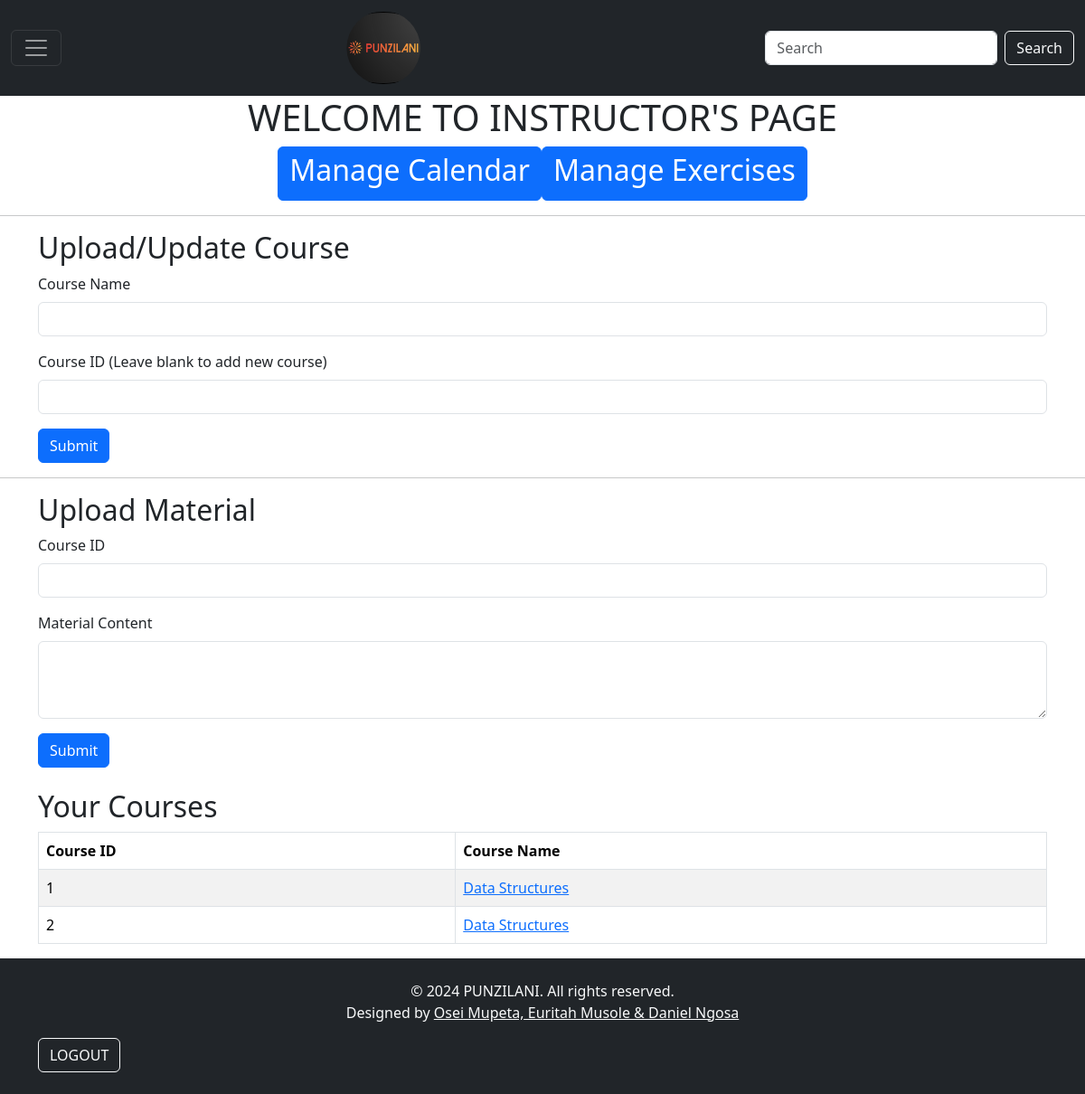
Screenshot of /instructor.php (signed in) with the database file from the repository.
### tables this page shows
CREATE TABLE `courses` (
  `course_id` int(11) NOT NULL,
  `course_name` varchar(100) NOT NULL,
  `instructor_id` int(11) DEFAULT NULL,
  `material_file` blob DEFAULT NULL
);

### instructor.php (the view, shortened to what this page needs)
<?php
include("db_connection.php");
$sql = "SELECT * FROM courses WHERE instructor_id = ?";
$stmt = $conn->prepare($sql);
$stmt->bind_param("i", $_SESSION['user_id']);
$stmt->execute();
$result = $stmt->get_result();
$courses = $result->fetch_all(MYSQLI_ASSOC);
?>
<!DOCTYPE html>
<html lang="en">
<head>
    <link href="https://cdn.jsdelivr.net/npm/bootstrap@5.3.3/dist/css/bootstrap.min.css" rel="stylesheet">
</head>
<body>
<nav class="navbar navbar-dark bg-dark">
    <div class="container-fluid">
        <button class="navbar-toggler" type="button" data-bs-toggle="offcanvas" data-bs-target="#sidebar">
            <span class="navbar-toggler-icon"></span>
        </button>
        <a class="navbar-brand" href="#"><img src="lo.png" class="round-image" alt="IMG"></a>
        <form class="d-flex">
            <input class="form-control me-2" type="search" placeholder="Search" aria-label="Search">
            <button class="btn btn-outline-light" type="submit">Search</button>
        </form>
    </div>
</nav>
<h1 class="text-center">WELCOME TO INSTRUCTOR'S PAGE</h1>
<div class="text-center">
<div class="btn-group">
<a href="manage_calendar.php"><button type="button"  class="btn btn-primary"><h2>Manage Calendar</h2></button></a>
<a href="create_quiz.php"><button type="button" class="btn btn-primary"><h2>Manage Exercises</h2></button></a>
</div>
</div>
<hr>
<div class="container mt-3">
    <h2>Upload/Update Course</h2>
    <form method="post" action="instructor.php">
        <div class="mb-3">
            <label for="course_name" class="form-label">Course Name</label>
            <input type="text" class="form-control" id="course_name" name="course_name" required>
        </div>
        <div class="mb-3">
            <label for="course_id" class="form-label">Course ID (Leave blank to add new course)</label>
            <input type="text" class="form-control" id="course_id" name="course_id">
        </div>
        <button type="submit" name="add_course" class="btn btn-primary">Submit</button>
    </form>
</div>
<hr>
<div class="container mt-3">
    <h2>Upload Material</h2>
    <form method="post" action="instructor.php">
        <div class="mb-3">
            <label for="course_id_material" class="form-label">Course ID</label>
            <input type="text" class="form-control" id="course_id_material" name="course_id" required>
        </div>
        <div class="mb-3">
            <label for="material_content" class="form-label">Material Content</label>
            <textarea class="form-control" id="material_content" name="material_content" rows="3" required></textarea>
        </div>
        <button type="submit" name="add_material" class="btn btn-primary">Submit</button>
    </form>
</div>
<div class="container mt-4">
    <h2>Your Courses</h2>
    <?php if (!empty($courses)): ?>
        <table class="table table-bordered table-striped">
            <thead>
                <tr>
                    <th>Course ID</th>
                    <th>Course Name</th>
                </tr>
            </thead>
            <tbody>
                <?php foreach ($courses as $course): ?>
                    <tr>
                        <td><?php echo htmlspecialchars($course['course_id']); ?></td>
                        <td><a href="course_detail.php?course_id=<?php echo htmlspecialchars($course['course_id']); ?>"><?php echo htmlspecialchars($course['course_name']); ?></a></td>
                    </tr>
                <?php endforeach; ?>
            </tbody>
        </table>
    <?php else: ?>
        <p class="text-center">No courses available at the moment.</p>
    <?php endif; ?>
</div>
<footer class="py-4 bg-dark text-light">
    <div class="container">
        <p class="text-center mb-0">&copy; 2024 PUNZILANI. All rights reserved.</p>
        <p class="text-center mb-0">Designed by <a href="#" class="text-light">Osei Mupeta, Euritah Musole & Daniel Ngosa</a></p>
        <a href="logout.php" class="btn btn-outline-light mt-3">LOGOUT</a>
    </div>
</footer>
</body>
</html>

### instructor.php (style rules this page uses)
.round-image { clip-path: circle(40%); border-radius: 50%; border: 1px solid #000; width: 120px; height: 80px; margin-right: 50px; }
footer { background-color: #343a40; color: #ffffff; }

### rows the page displays
courses: course_id "1", course_name "Data Structures"
courses: course_id "2", course_name "Data Structures"
